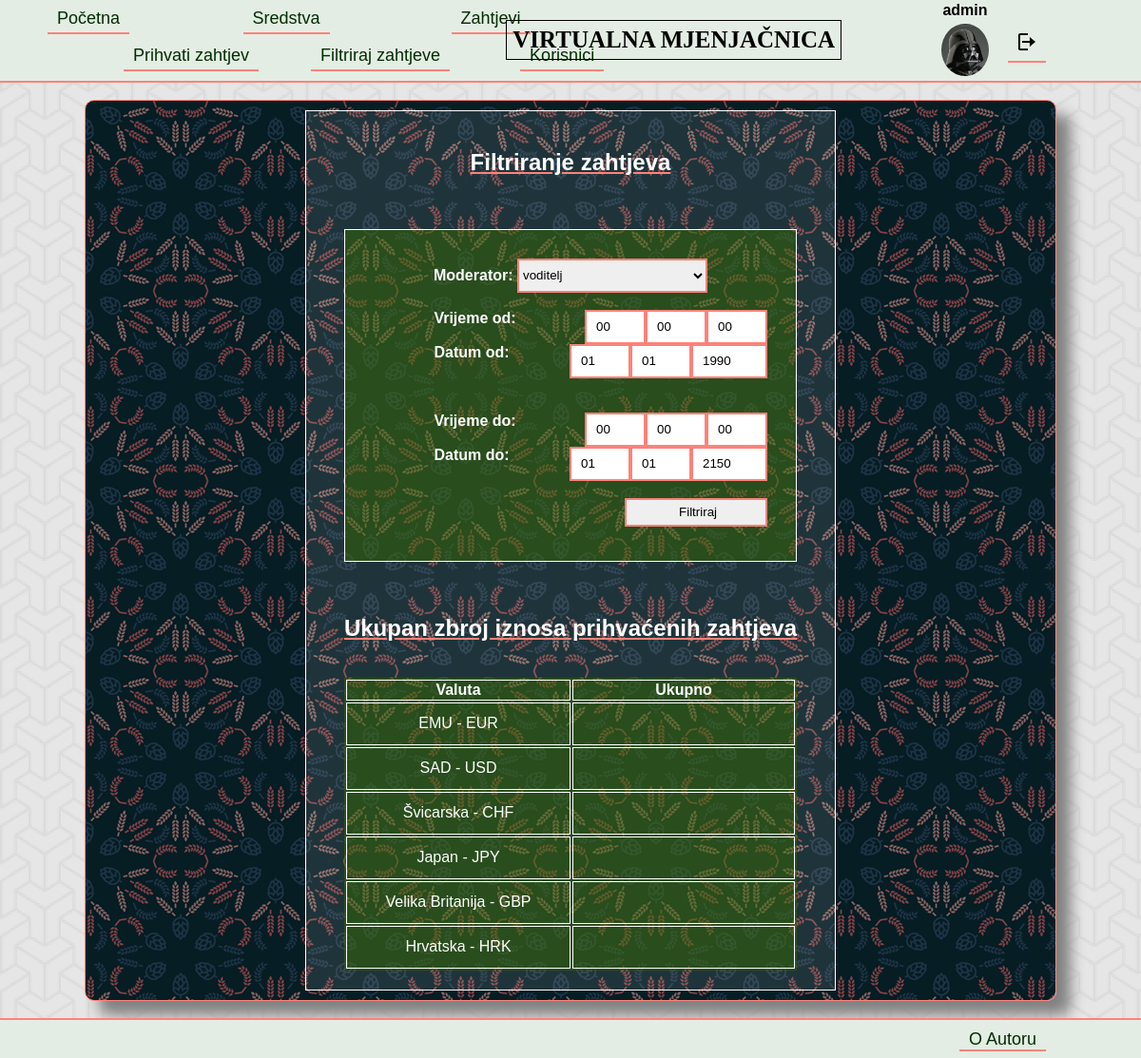
/filtrirajZahtjeve.php (signed in), run on the app's committed database.
### tables this page shows
CREATE TABLE `valuta` (
  `valuta_id` INT(10) NOT NULL AUTO_INCREMENT,
  `moderator_id` INT(10) NOT NULL,
  `naziv` VARCHAR(50) NOT NULL,
  `tecaj` DECIMAL NOT NULL,
  `slika` TEXT NOT NULL,
  `zvuk` TEXT NOT NULL,
  `aktivno_od` TIME NOT NULL,
  `aktivno_do` TIME NOT NULL,
  `datum_azuriranja` DATE NOT NULL,
  PRIMARY KEY (`valuta_id`),
  FOREIGN KEY (`moderator_id`) REFERENCES `korisnik`(`korisnik_id`)
);

### baza.php (called while the page is built, shortened)
<?php
function upit($dbc, $upit){
  $rezultat=mysqli_query($dbc,$upit);
  return $rezultat;
}
?>

### filtrirajZahtjeve.php (the view, shortened to what this page needs)
<?php include("zaglavlje.php"); ?>
    <section class="sadrzaj">
      <div class="sadrzajWrap">
        <div class="filtrirajZahtjeve">
          <h1 class="h1sredstva">Filtriranje zahtjeva</h1><br><br>
          <form action="filtrirajZahtjeve.php" method="post">
            <?php
            $upit="SELECT * FROM `korisnik` WHERE tip_korisnika_id = 1";
            $rezultat=upit($bp,$upit);
            echo "<label for=\"moderator\"><b>Moderator: </b></label>";
            echo "<select class=\"listaMod\" name=\"odabirMod\">";
            while($assoc=mysqli_fetch_assoc($rezultat)){
              echo "<option value=\"{$assoc['korisnik_id']}\">{$assoc['korisnicko_ime']}</option>";
            }
            echo "</select><br><br>";
            echo "<label for=\"sekundeOd\"><b>Vrijeme od:</b></label>";
            echo "<input required type=\"number\" name=\"sekundeOd\" min=\"0\" max=\"59\" size=\"10\" value=\"00\" placeholder=\"Sekunde\">";
            echo "<input required type=\"number\" name=\"minuteOd\" min=\"0\" max=\"59\" size=\"10\" value=\"00\" placeholder=\"Minute\">&nbsp";
            echo "<input required type=\"number\" name=\"satiOd\" min=\"0\" max=\"23\" size=\"10\" value=\"00\" placeholder=\"Sati\">&nbsp<br><br>";
            echo "<label for=\"godinaOd\"><b>Datum od:</b></label>";
            echo "<input required type=\"number\" name=\"godinaOd\" min=\"1990\" max=\"2150\" size=\"10\" value=\"1990\" placeholder=\"Godina\">";
            echo "<input required type=\"number\" name=\"mjesecOd\" min=\"0\" max=\"12\" size=\"10\" value=\"01\" placeholder=\"Mjesec\">";
            echo "<input required type=\"number\" name=\"danOd\" min=\"0\" max=\"31\" size=\"10\" value=\"01\" placeholder=\"Dan\"><br><br><br><br>";
            echo "<label for=\"sekundeDo\"><b>Vrijeme do:</b></label>";
            echo "<input required type=\"number\" name=\"sekundeDo\" min=\"0\" max=\"59\" size=\"10\" value=\"00\" placeholder=\"Sekunde\">";
            echo "<input required type=\"number\" name=\"minuteDo\" min=\"0\" max=\"59\" size=\"10\" value=\"00\" placeholder=\"Minute\">&nbsp";
            echo "<input required type=\"number\" name=\"satiDo\" min=\"0\" max=\"23\" size=\"10\" value=\"00\" placeholder=\"Sati\">&nbsp<br><br>";
            echo "<label for=\"godinaDo\"><b>Datum do:</b></label>";
            echo "<input required type=\"number\" name=\"godinaDo\" min=\"1990\" max=\"2150\" size=\"10\" value=\"2150\" placeholder=\"Godina\">";
            echo "<input required type=\"number\" name=\"mjesecDo\" min=\"0\" max=\"12\" size=\"10\" value=\"01\" placeholder=\"Mjesec\">";
            echo "<input required type=\"number\" name=\"danDo\" min=\"0\" max=\"31\" size=\"10\" value=\"01\" placeholder=\"Dan\"><br><br><br>";
            echo "<input class=\"submit\" type=\"submit\" name=\"submit\" value=\"Filtriraj\" /><br><br>";
            ?>
          </form>
          <br><br><h1 class="h1sredstva">Ukupan zbroj iznosa prihvaćenih zahtjeva</h1><br>
          <?php
            if($_SESSION['tip_kor_id'] == 0){
              if(!isset($_POST['submit'])){
                echo "<table>";
                echo "<thead><tr><th>Valuta</th><th width=\"230\">Ukupno</th></tr></thead>";
                echo "<tbody>";
                $upit2="SELECT * FROM valuta";
                $rezultat2=upit($bp, $upit2);
                while($assoc2=mysqli_fetch_assoc($rezultat2)){
                  echo "<tr height=\"45\">";
                  $upit3="SELECT SUM(iznos) FROM zahtjev WHERE prihvacen=1 AND prodajem_valuta_id ={$assoc2['valuta_id']}";
                  $rezultat3=upit($bp, $upit3);
                  while($assoc3=mysqli_fetch_array($rezultat3)){
                    echo "<td>{$assoc2['naziv']}</td>";
                    echo "<td>{$assoc3[0]}</td>";
                    echo "</tr>";
                  }
                }
                echo "</tbody>";
                echo "</table>";
              }
            }
            else {
              header("location:index.php");
            }
          ?>
        </div>
      </div>
    </section>
<?php include("podnozje.php"); ?>

### style.css (style rules this page uses)
html { height:100%; }
body { margin:0; width:100%; min-height:100%; font-family:Arial; background-image:url(img/pozadina1.png); }
.sredstvaWrap, .filtrirajZahtjeve { display:flex; flex-direction: column; text-align: center; border: 1px solid white; background-color: rgb(255, 255, 255, 0.1); padding:20px 40px 20px 40px; }
.submit { width:150px; height:35px; }
.h1sredstva { text-decoration: underline; text-decoration-color: rgb(254, 130, 121); }
.sadrzaj { display:flex; flex-direction: column; align-items: center; height:100%; width:100%; }
.sadrzajWrap { display:flex; flex-direction: column; flex-wrap:wrap; align-items: center; border:1px solid rgb(254, 130, 121); border-radius:10px; width:1000px; background-image:url(img/pozadina.png); box-shadow:15px 15px 15px grey; color:white; padding:10px; }
.azurVal input, .dodajValutu input, .dodajKorisnika input, .azurirajKorisnika input, .filtrirajZahtjeve input { height:30px; padding-left: 10px; border:2px solid rgb(254, 130, 121); float: right; }
.azurVal select, .dodajValutu select, .dodajKorisnika select, .azurirajKorisnika select, .filtrirajZahtjeve select { border:2px solid rgb(254, 130, 121); }
.azurVal form, .dodajValutu form, .dodajKorisnika form, .azurirajKorisnika form, .filtrirajZahtjeve form { border:1px solid white; padding:30px; background-color:rgb(53, 102, 0, 0.5); }
.zahtjeviWrap th, .zahtjeviWrap td, .prihvatiZahtjev th, .prihvatiZahtjev td, .filtrirajZahtjeve th, .filtrirajZahtjeve td { border:1px solid; }
.filtrirajZahtjeve table { text-align:center; background-color: rgb(53, 102, 0, 0.5); }
.listaMod { height:36px; width:200px; }

### data on the page
valuta: naziv "EMU - EUR"
valuta: naziv "SAD - USD"
valuta: naziv "Švicarska - CHF"
valuta: naziv "Japan - JPY"
valuta: naziv "Velika Britanija - GBP"
valuta: naziv "Hrvatska - HRK"

### other printed values
$_SESSION['kor_ime'] "admin"
form field odabirMod "voditelj"
